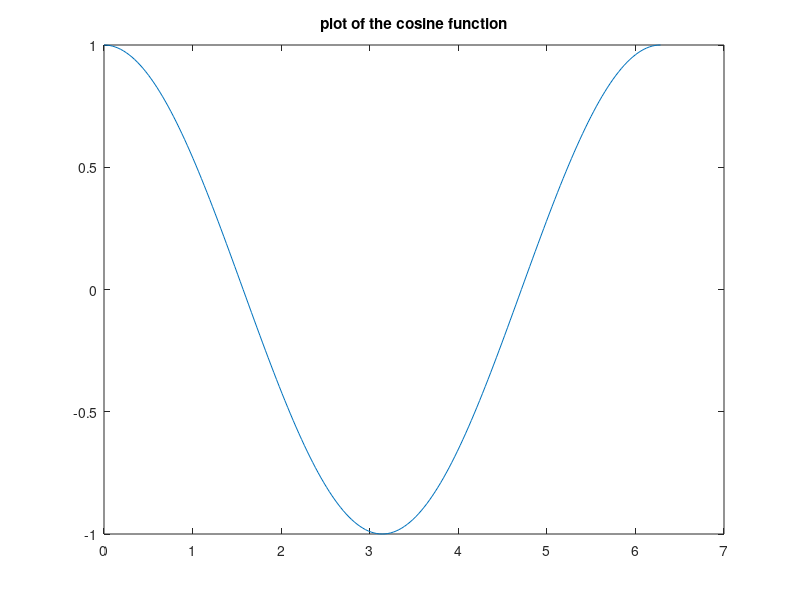

This chart was generated by the following MATLAB code:
%%% "assign-vars"
a = 6
b = 8

%%% "multiply"
a*b

%%% "image"
x = 0:pi/100:2*pi;
y = cos(x);
plot(x,y)
title('plot of the cosine function')
print -dpng 'matlab-plot.png'
